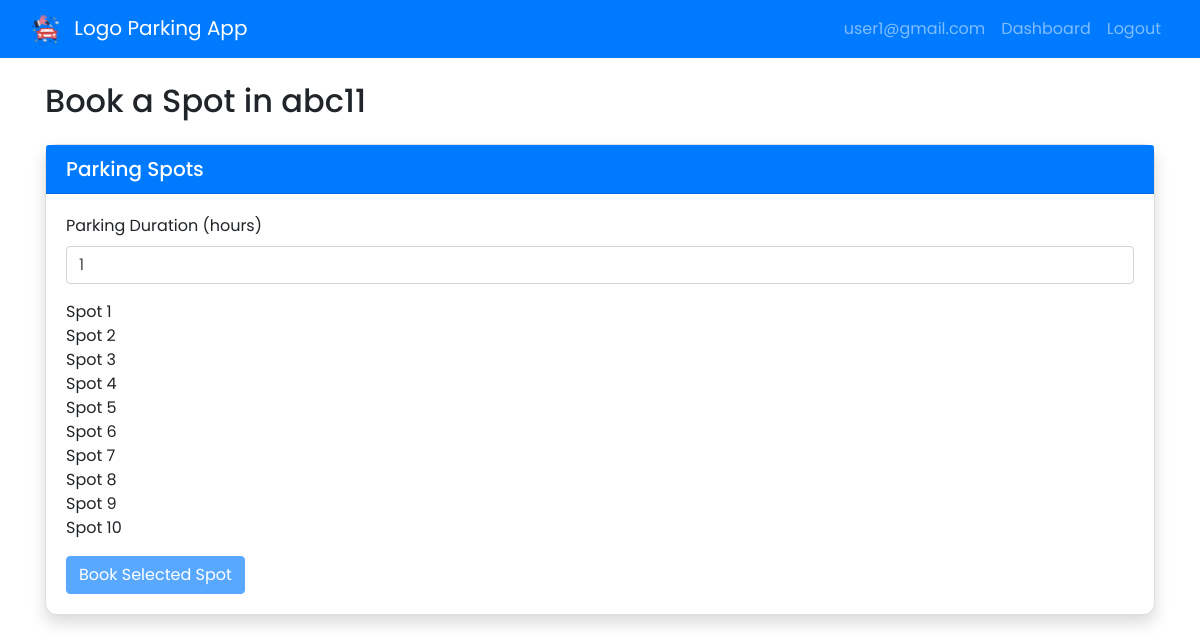
/user/book_spot/1 (signed in), run on the app's committed database.
### models.py (models this page shows)
class User(db.Model, UserMixin):
    id = db.Column(db.Integer, primary_key=True)
    email = db.Column(db.String(120), unique=True, nullable=False)  # Changed from username to email
    password = db.Column(db.String(120), nullable=False)
    is_admin = db.Column(db.Boolean, default=False)
    is_blocked = db.Column(db.Boolean, default=False)  # Added for block/unblock feature
    reservations = db.relationship('Reservation', backref='user', lazy=True)

class ParkingLot(db.Model):
    id = db.Column(db.Integer, primary_key=True)
    prime_location_name = db.Column(db.String(100), nullable=False)
    price = db.Column(db.Float, nullable=False)
    address = db.Column(db.String(200), nullable=False)
    pin_code = db.Column(db.String(10), nullable=False)
    maximum_number_of_spots = db.Column(db.Integer, nullable=False)
    spots = db.relationship('ParkingSpot', backref='lot', lazy=True, cascade='all, delete-orphan')

class ParkingSpot(db.Model):
    id = db.Column(db.Integer, primary_key=True)
    lot_id = db.Column(db.Integer, db.ForeignKey('parking_lot.id'), nullable=False)
    status = db.Column(db.String(1), default='A')  # 'A' for available, 'O' for occupied
    reservations = db.relationship('Reservation', backref='spot', lazy=True)

### app.py (the view, shortened to what this page needs)
@app.route('/user/book_spot/<int:lot_id>', methods=['GET', 'POST'])
@login_required
def book_spot(lot_id):
    if current_user.is_blocked:
        flash('Your account is blocked.', 'danger')
        return redirect(url_for('dashboard'))
    if current_user.is_admin:
        flash('Admins cannot book spots', 'danger')
        return redirect(url_for('dashboard'))
    lot = ParkingLot.query.get_or_404(lot_id)
    spots = ParkingSpot.query.filter_by(lot_id=lot_id).all()
    return render_template('user/book_spot.html', lot=lot, spots=spots)

### app.py (called while the page is built)
@login_manager.user_loader
def load_user(user_id):
    try:
        return User.query.get(int(user_id))
    except Exception as e:
        logging.error(f"Error loading user {user_id}: {e}")
        return None

### templates/user/book_spot.html (shortened to what this page needs)
{% extends "base.html" %}
{% block content %}
<h2 class="mb-4">Book a Spot in {{ lot.prime_location_name }}</h2>
<div class="card shadow mb-4">
    <div class="card-header bg-primary text-white">
        <h5 class="mb-0">Parking Spots</h5>
    </div>
    <div class="card-body">
        <form method="POST" action="{{ url_for('book_spot', lot_id=lot.id) }}">
            <div class="mb-3">
                <label for="hours" class="form-label">Parking Duration (hours)</label>
                <input type="number" step="0.1" class="form-control" id="hours" name="hours" value="1" min="0.1" required>
            </div>
            <div class="parking-grid">
                {% for spot in spots %}
                <div class="parking-spot {{ 'available' if spot.status == 'A' else 'occupied' }}"
                     data-spot-id="{{- spot.id -}}"
                     data-spot-status="{{- spot.status -}}">
                    Spot {{ spot.id }}
                </div>
                {% endfor %}
            </div>
            <button type="submit" class="btn btn-primary mt-3" id="bookButton" disabled>Book Selected Spot</button>
        </form>
    </div>
</div>
{% endblock %}

### templates/base.html (shortened to what this page needs)
<!DOCTYPE html>
<html lang="en">
<head>
    <link rel="stylesheet" href="https://stackpath.bootstrapcdn.com/bootstrap/4.5.2/css/bootstrap.min.css">
    <link rel="stylesheet" href="{{ url_for('static', filename='css/styles.css') }}">
</head>
<body>
    <nav class="navbar navbar-expand-lg navbar-dark bg-primary">
        <div class="container-fluid">
            <a class="navbar-brand" href="{{ url_for('home') }}">
                <img src="{{ url_for('static', filename='images/logo.png') }}" alt="Logo" height="30">
                Logo Parking App
            </a>
            <div class="collapse navbar-collapse" id="navbarNav">
                <ul class="navbar-nav ml-auto">
                    {% if current_user.is_authenticated %}
                        <li class="nav-item">
                            <span class="nav-link">{{ current_user.email }}</span>
                        </li>
                        {% if current_user.is_admin %}
                            <li class="nav-item dropdown">
                                <a class="nav-link dropdown-toggle" href="#" id="adminDropdown" role="button" data-toggle="dropdown">Admin</a>
                                <ul class="dropdown-menu">
                                    <li><a class="dropdown-item" href="{{ url_for('dashboard') }}">Dashboard</a></li>
                                    <li><a class="dropdown-item" href="{{ url_for('create_lot') }}">Create Lot</a></li>
                                    <li><a class="dropdown-item" href="{{ url_for('create_user') }}">Create User</a></li>
                                    <li><a class="dropdown-item" href="{{ url_for('search') }}">Search</a></li>
                                    <li>
                                        <form action="{{ url_for('cleanup_old_data') }}" method="POST">
                                            <button type="submit" class="dropdown-item">Cleanup Old Data</button>
                                        </form>
                                    </li>
                                </ul>
                            </li>
                        {% else %}
                            <li class="nav-item">
                                <a class="nav-link" href="{{ url_for('dashboard') }}">Dashboard</a>
                            </li>
                        {% endif %}
                        <li class="nav-item">
                            <a class="nav-link" href="{{ url_for('logout') }}">Logout</a>
                        </li>
                    {% endif %}
                </ul>
            </div>
        </div>
    </nav>
    <div class="container mt-4">
        {% block content %}{% endblock %}
    </div>
</body>
</html>

### static/css/styles.css (style rules this page uses)
body { font-family: 'Poppins', sans-serif; }
.navbar-brand img { margin-right: 10px; }
.card { border-radius: 12px; box-shadow: 0 4px 8px rgba(0,0,0,0.1); }
.card-header { border-radius: 12px 12px 0 0; }
.btn { transition: transform 0.2s; }
.navbar-brand img { margin-right: 8px; }
.card { transition: transform 0.2s; }

### data on the page
User: email "user1@gmail.com"
ParkingLot: prime_location_name "abc11"
ParkingSpot: id "1"
ParkingSpot: id "2"
ParkingSpot: id "3"
ParkingSpot: id "4"
ParkingSpot: id "5"
ParkingSpot: id "6"
ParkingSpot: id "7"
ParkingSpot: id "8"
ParkingSpot: id "9"
ParkingSpot: id "10"
